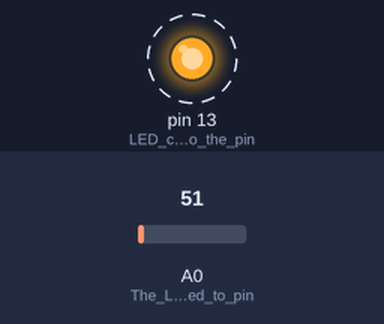
A sketch run on a simulated Arduino Uno, built with avr-gcc and run on an emulated ATmega328P. Parts: output pins drawn as LEDs (lit = HIGH). Dashed ring = blinking. The test bench sets the inputs (shaded band); at power-on: A0 (The_LM35_connected_to_pin) = 51. What the sketch prints to the serial monitor is not drawn.

Above: at 0.12 s.
Timing chart, 0 to 3.0 s (numbered marks = the images above):
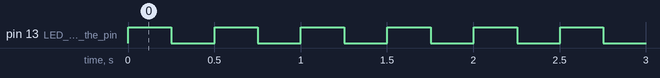

Measured:
- by itself, pin 13 (LED_connected_to_the_pin): alternates HIGH for 0.25 s and LOW for 0.25 s

The sketch:

arduino_temperature_sensor_with_led_blink1.ino
```cpp
void setup()
{
  pinMode(A0,INPUT);// The LM35 connected to pin A0 in Arduino.
  pinMode(13, OUTPUT);//LED connected to the pin 13.
  Serial.begin(9600);//Boudrate(speed of data transmission)
}

void loop()
{
  int sensorValue = analogRead(A0);
  double tempCelsius = sensorValue * (4.88/10) - 50;
Serial.println(tempCelsius);

  if(tempCelsius<30){                      //If the temperature is less then 30 degrees celsius
  // turn the LED on (HIGH is the voltage level)
  digitalWrite(13, HIGH);
  delay(250); // Wait for 250 millisecond(s)
  // turn the LED off by making the voltage LOW
  digitalWrite(13, LOW);
  delay(250);
  }
  else if(tempCelsius>30){                       //If the temperature is more than 30 degrees celsuis
    digitalWrite(13,HIGH);
    delay(500);
    digitalWrite(13,LOW);
    delay(500);// Wait for 500 millisecond(s)
  }
}
```
